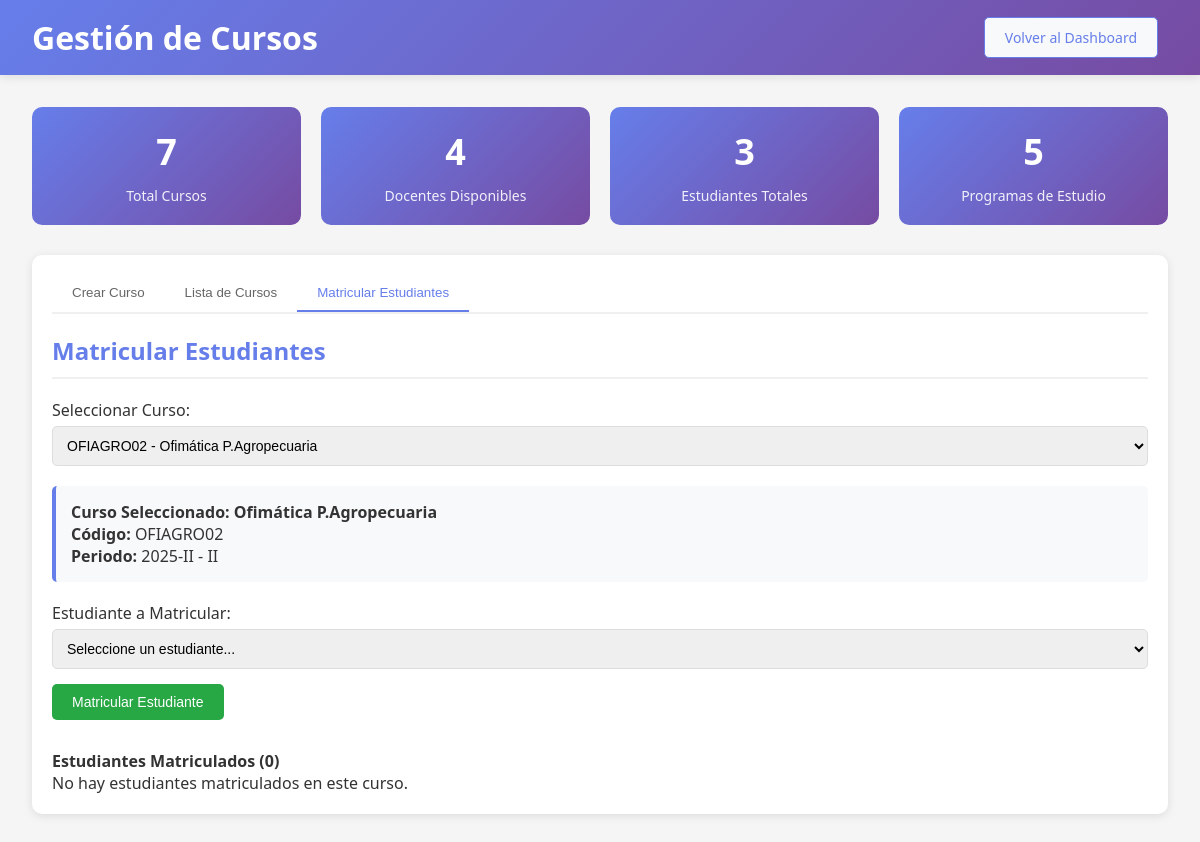
Screenshot of /admin/manage_courses.php?course_id=4&tab=enroll (signed in) with the database file from the repository.
### tables this page shows
CREATE TABLE `unidades_didacticas` (
  `id` int(11) NOT NULL AUTO_INCREMENT,
  `nombre` varchar(200) NOT NULL,
  `codigo` varchar(50) NOT NULL,
  `programa_id` int(11) NOT NULL,
  `periodo_lectivo` varchar(20) NOT NULL,
  `periodo_academico` varchar(10) NOT NULL,
  `docente_id` int(11) NOT NULL,
  `estado` enum('activo','inactivo') DEFAULT 'activo',
  PRIMARY KEY (`id`),
  UNIQUE KEY `codigo` (`codigo`),
  KEY `programa_id` (`programa_id`),
  KEY `docente_id` (`docente_id`),
  CONSTRAINT `unidades_didacticas_ibfk_1` FOREIGN KEY (`programa_id`) REFERENCES `programas_estudio` (`id`) ON DELETE CASCADE,
  CONSTRAINT `unidades_didacticas_ibfk_2` FOREIGN KEY (`docente_id`) REFERENCES `usuarios` (`id`) ON DELETE CASCADE
);

### admin/manage_courses.php (the view, shortened to what this page needs)
<?php
$database = new Database();
$conn = $database->getConnection();
try {
    $query = "SELECT
                ud.*,
                pe.nombre as programa_nombre,
                CONCAT(u.apellidos, ', ', u.nombres) as docente_nombre
              FROM unidades_didacticas ud
              LEFT JOIN programas_estudio pe ON ud.programa_id = pe.id
              LEFT JOIN usuarios u ON ud.docente_id = u.id
              ORDER BY ud.id DESC";
    $stmt = $conn->prepare($query);
    $stmt->execute();
    $allCourses = $stmt->fetchAll(PDO::FETCH_ASSOC);
} catch(PDOException $e) {
    $allCourses = [];
}
try {
    $query = "SELECT
                id,
                dni,
                CONCAT(apellidos, ', ', nombres) as nombre_completo,
                email,
                estado
              FROM usuarios
              WHERE tipo_usuario = 'docente'
              AND estado = 'activo'
              ORDER BY apellidos, nombres";
    $stmt = $conn->prepare($query);
    $stmt->execute();
    $teachers = $stmt->fetchAll(PDO::FETCH_ASSOC);
} catch(PDOException $e) {
    $teachers = [];
}
try {
    $query = "SELECT
                id,
                dni,
                CONCAT(apellidos, ', ', nombres) as nombre_completo,
                email,
                estado
              FROM usuarios
              WHERE tipo_usuario = 'estudiante'
              AND estado = 'activo'
              ORDER BY apellidos, nombres";
    $stmt = $conn->prepare($query);
    $stmt->execute();
    $students = $stmt->fetchAll(PDO::FETCH_ASSOC);
} catch(PDOException $e) {
    $students = [];
}
try {
    $query = "SELECT * FROM programas_estudio WHERE estado = 'activo' ORDER BY nombre";
    $stmt = $conn->prepare($query);
    $stmt->execute();
    $programs = $stmt->fetchAll(PDO::FETCH_ASSOC);
} catch(PDOException $e) {
    $programs = [];
}
$selectedCourse = null;
$enrolledStudents = [];
if (isset($_GET['course_id']) && !empty($_GET['course_id'])) {
    $course_id = (int)$_GET['course_id'];
    try {
        $query = "SELECT
                    ud.*,
                    pe.nombre as programa_nombre,
                    CONCAT(u.apellidos, ', ', u.nombres) as docente_nombre
                  FROM unidades_didacticas ud
                  LEFT JOIN programas_estudio pe ON ud.programa_id = pe.id
                  LEFT JOIN usuarios u ON ud.docente_id = u.id
                  WHERE ud.id = :course_id";
        $stmt = $conn->prepare($query);
        $stmt->bindParam(':course_id', $course_id);
        $stmt->execute();
        $selectedCourse = $stmt->fetch(PDO::FETCH_ASSOC);
        if ($selectedCourse) {
            $query = "SELECT
                        u.dni,
                        CONCAT(u.apellidos, ', ', u.nombres) as nombre_completo,
                        m.estado as estado_matricula,
                        m.fecha_matricula
                      FROM matriculas m
                      JOIN usuarios u ON m.estudiante_id = u.id
                      WHERE m.unidad_didactica_id = :course_id
                      AND u.tipo_usuario = 'estudiante'
                      ORDER BY u.apellidos, u.nombres";
            $stmt = $conn->prepare($query);
            $stmt->bindParam(':course_id', $course_id);
            $stmt->execute();
            $enrolledStudents = $stmt->fetchAll(PDO::FETCH_ASSOC);
        }
    } catch(PDOException $e) {
    }
}
?>
<!DOCTYPE html>
<html lang="es">
<head>
</head>
<body>
    <div class="header">
        <div class="header-content">
            <h1>Gestión de Cursos</h1>
            <a href="../dashboard.php" class="btn btn-back">Volver al Dashboard</a>
        </div>
    </div>
    <div class="container">
        <div class="stats-grid">
            <div class="stat-card">
                <div class="stat-number"><?php echo count($allCourses); ?></div>
                <div class="stat-label">Total Cursos</div>
            </div>
            <div class="stat-card">
                <div class="stat-number"><?php echo count($teachers); ?></div>
                <div class="stat-label">Docentes Disponibles</div>
            </div>
            <div class="stat-card">
                <div class="stat-number"><?php echo count($students); ?></div>
                <div class="stat-label">Estudiantes Totales</div>
            </div>
            <div class="stat-card">
                <div class="stat-number"><?php echo count($programs); ?></div>
                <div class="stat-label">Programas de Estudio</div>
            </div>
        </div>
        <div class="card">
            <div class="tabs">
                <button class="tab active" onclick="showTab('create', this)">Crear Curso</button>
                <button class="tab" onclick="showTab('list', this)">Lista de Cursos</button>
                <button class="tab" onclick="showTab('enroll', this)">Matricular Estudiantes</button>
            </div>
            <div id="enroll" class="tab-content">
                <h2>Matricular Estudiantes</h2>
                <div class="form-group">
                    <label for="course_select">Seleccionar Curso:</label>
                    <select id="course_select" onchange="selectCourse(this.value)">
                        <?php foreach ($allCourses as $curso): ?>
                            <option value="<?php echo $curso['id']; ?>"
                                    <?php echo (isset($_GET['course_id']) && $_GET['course_id'] == $curso['id']) ? 'selected' : ''; ?>>
                                <?php echo htmlspecialchars($curso['codigo'] . ' - ' . $curso['nombre']); ?>
                            </option>
                        <?php endforeach; ?>
                    </select>
                </div>
                <?php if ($selectedCourse): ?>
                    <div style="background: #f8f9fa; padding: 15px; border-radius: 5px; margin: 20px 0; border-left: 4px solid #667eea;">
                        <h4>Curso Seleccionado: <?php echo htmlspecialchars($selectedCourse['nombre']); ?></h4>
                        <p><strong>Código:</strong> <?php echo htmlspecialchars($selectedCourse['codigo']); ?></p>
                        <p><strong>Periodo:</strong> <?php echo htmlspecialchars($selectedCourse['periodo_lectivo'] . ' - ' . $selectedCourse['periodo_academico']); ?></p>
                    </div>
                    <form method="POST" action="">
                        <div class="form-group">
                            <label for="estudiante_id">Estudiante a Matricular:</label>
                            <select name="estudiante_id" id="estudiante_id" required>
                                <option value="">Seleccione un estudiante...</option>
                            </select>
                        </div>
                        <button type="submit" class="btn btn-success">Matricular Estudiante</button>
                    </form>
                    <h4 style="margin-top: 30px;">Estudiantes Matriculados (<?php echo count($enrolledStudents); ?>)</h4>
                    <?php if (empty($enrolledStudents)): ?>
                        <p>No hay estudiantes matriculados en este curso.</p>
                    <?php endif; ?>
                <?php endif; ?>
            </div>
        </div>
    </div>
</body>
</html>

### admin/manage_courses.php (style rules this page uses)
* { margin: 0; padding: 0; box-sizing: border-box; }
body { font-family: 'Segoe UI', Tahoma, Geneva, Verdana, sans-serif; background-color: #f5f5f5; color: #333; }
.header { background: linear-gradient(135deg, #667eea 0%, #764ba2 100%); color: white; padding: 1rem 2rem; box-shadow: 0 2px 10px rgba(0,0,0,0.1); }
.header-content { display: flex; justify-content: space-between; align-items: center; max-width: 1200px; margin: 0 auto; }
.container { max-width: 1200px; margin: 2rem auto; padding: 0 2rem; }
.card { background: white; border-radius: 10px; padding: 20px; margin-bottom: 20px; box-shadow: 0 2px 10px rgba(0,0,0,0.1); }
.card h2 { color: #667eea; margin-bottom: 20px; padding-bottom: 10px; border-bottom: 2px solid #f0f0f0; }
.form-group { margin-bottom: 15px; }
.form-group label { display: block; margin-bottom: 5px; font-weight: 500; color: #333; }
.form-group input, .form-group select, .form-group textarea { width: 100%; padding: 10px; border: 1px solid #ddd; border-radius: 5px; font-size: 14px; transition: border-color 0.3s; }
.btn { padding: 10px 20px; border: none; border-radius: 5px; cursor: pointer; text-decoration: none; display: inline-block; font-size: 14px; margin-right: 10px; transition: all 0.3s; }
.btn-success { background: #28a745; color: white; }
.btn-back { background: #f8f9fa; color: #667eea; border: 1px solid #667eea; }
.stats-grid { display: grid; grid-template-columns: repeat(auto-fit, minmax(200px, 1fr)); gap: 20px; margin-bottom: 30px; }
.stat-card { background: linear-gradient(135deg, #667eea 0%, #764ba2 100%); color: white; padding: 20px; border-radius: 10px; text-align: center; }
.stat-number { font-size: 36px; font-weight: bold; margin-bottom: 10px; }
.stat-label { font-size: 14px; opacity: 0.9; }
.tabs { display: flex; border-bottom: 2px solid #f0f0f0; margin-bottom: 20px; }
.tab { padding: 10px 20px; cursor: pointer; border: none; background: none; color: #666; border-bottom: 2px solid transparent; transition: all 0.3s; }
.tab.active { color: #667eea; border-bottom-color: #667eea; }
.tab-content { display: none; }
.tab-content.active { display: block; }

### rows the page displays
unidades_didacticas: nombre "Ofimática P.Agropecuaria", codigo "OFIAGRO02", periodo_lectivo+periodo_academico "2025-II - II"

### other values shown
count($allCourses) "7"
count($teachers) "4"
count($students) "3"
count($programs) "5"
count($enrolledStudents) "0"
form field value "OFIAGRO02 - Ofimática P.Agropecuaria"
